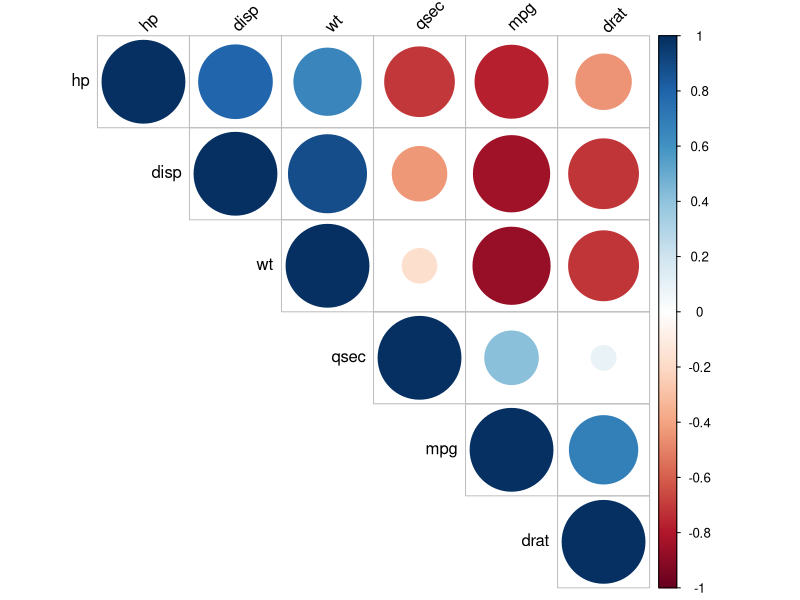

Generate this figure with R:
library(corrplot)
#install.packages("corrplot")

data("mtcars")
my_data <- mtcars[, c(1,3,4,5,6,7)]
# print the first 6 rows
head(my_data, 6)

res <- cor(my_data)
round(res, 2)

#delete NA
cor(my_data, use = "complete.obs")

#Correlation matrix with significance levels (p-value)



corrplot(res, type = "upper", order = "hclust", 
         tl.col = "black", tl.srt = 45)